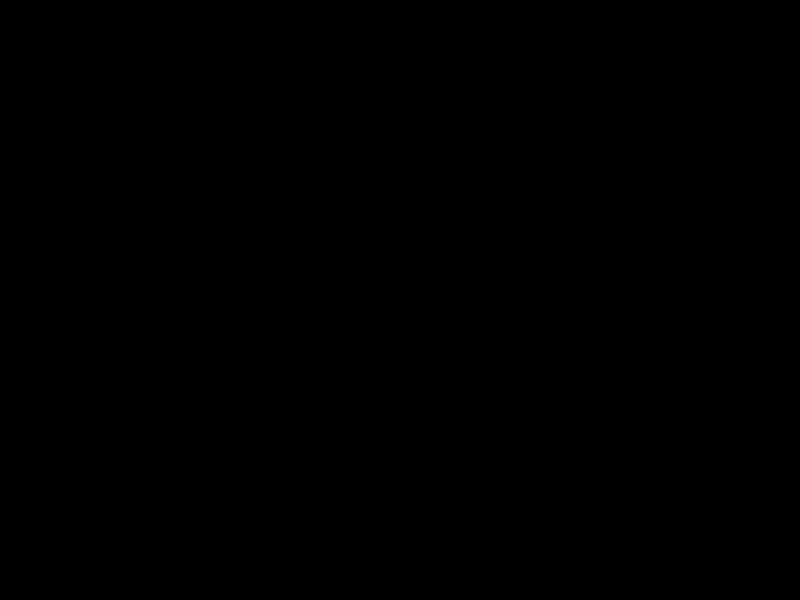
Frame 1 (no input)
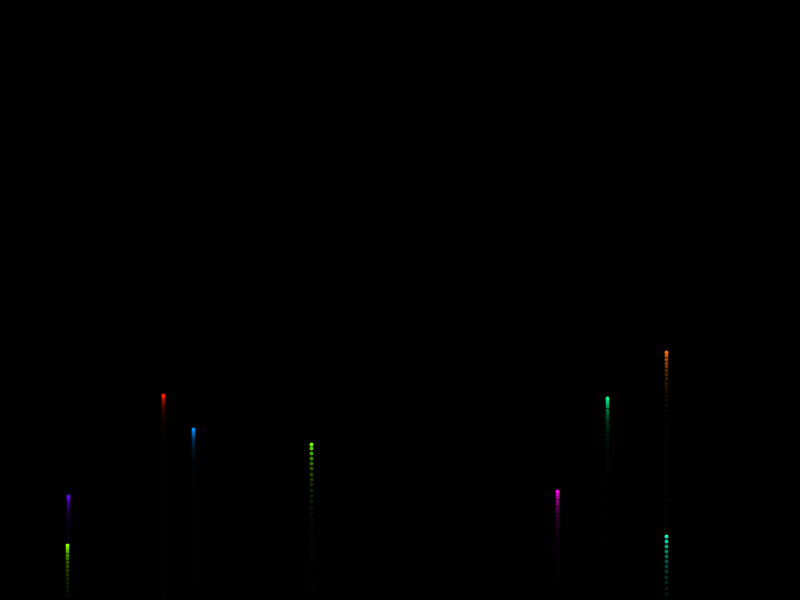
Frame 60 (the mouse pressed at the canvas centre just before this capture)
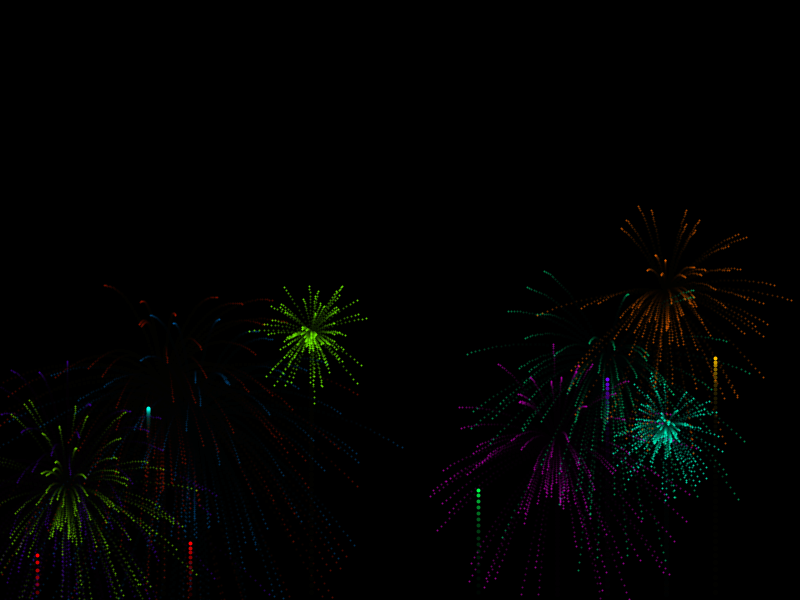
Frame 120 (the mouse held since frame 60 and released just before this capture)

The Processing sketch that drew these frames (run headless with seeded random() and noise(); from frame 60 on, the mouse is pressed at the canvas centre):

// Processing sketch: fireworks
// ── fireworks.pde
ArrayList <Firework> fireworks;
PVector gravity;

void setup()
{
	size(800, 600);
	colorMode(HSB);
	gravity = new PVector(0, 0.1);
	fireworks = new ArrayList <Firework> ();
	stroke(255);
	strokeWeight(4);
	background(0);
}

void draw()
{
	noStroke();
	fill(0, 50);
	rect(0, 0, width, height);
	if (random(1) < 0.1)
	{
		fireworks.add(new Firework(random(width), height));
	}
	for (int i = fireworks.size() - 1; i >= 0; i--)
	{
		fireworks.get(i).update();
		fireworks.get(i).show();
		if (fireworks.get(i).done())
		{
			fireworks.remove(i);
		}
	}
}

// ── fwork.pde
class Firework
{
	Particle firework;
	ArrayList <Particle> particles;
	boolean exploded;
	float hu;

	Firework(float in_x, float in_y)
	{
		hu = random(360);
		firework = new Particle(in_x, in_y, true, hu);
		particles = new ArrayList <Particle> ();
		exploded = false;
	}

	void update()
	{
		if (!exploded)
		{
			firework.applyForce(gravity);
			firework.update();
			if (firework.vel.y >= 0)
			{
				explode();
				exploded = true;
			}
		}
		for (int i = particles.size() - 1; i >= 0; i--)
		{
			particles.get(i).applyForce(gravity);
			particles.get(i).update();
			if (particles.get(i).done())
			{
				particles.remove(i);
			}
		}
	}

	boolean done()
	{
		return (exploded && particles.size() == 0);
	}

	void explode()
	{
		for (int i = 0; i < 100; i++)
		{
			particles.add(new Particle(firework.pos.x, firework.pos.y, false, hu));
		}
	}

	void show()
	{
		if (!exploded)
		{
			firework.show();
		}
		for (Particle p : particles)
		{
			p.show();
		}
	}
}

// ── particle.pde
class Particle
{
  PVector pos;
  PVector vel;
  PVector acc;
  boolean orig;
  int lifespan;
  float hu;
  
  Particle(float x, float y, boolean firework, float col)
  {
    orig = firework;
    lifespan = 255;
    pos = new PVector(x, y, 0);
    hu = col;
    if (firework)
    {
      vel = new PVector(0, random(-8, -4), 0);
    } else {
      vel = PVector.random2D();
      vel = vel.mult(random(5));
    }
    acc = new PVector(0, 0, 0);
  }
  
  boolean done()
  {
    return (lifespan <= 0);
  }
  
    void applyForce(PVector force)
    {
      acc.add(force);
    }
    
    void update()
    {
      if(!orig)
      {
        lifespan -= 4;
      }
      vel.add(acc);
      pos.add(vel);
      acc.mult(0);
    }
    
    void show()
    {
      colorMode(HSB);
      if(!orig)
      {
        strokeWeight(2);
        stroke(hu, 255, 255, lifespan);
      } else
      {
        strokeWeight(4);
        stroke(hu, 255, 255);
      }
      point(pos.x, pos.y);
    }
}
